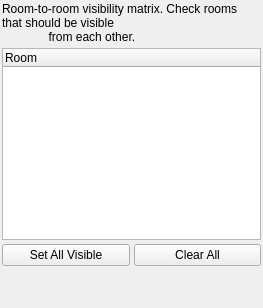
        <widget class="QWidget" name="visTab">
         <attribute name="title">
          <string>VIS</string>
         </attribute>
         <layout class="QVBoxLayout" name="visTabLayout">
          <property name="spacing">
           <number>4</number>
          </property>
          <property name="leftMargin">
           <number>2</number>
          </property>
          <property name="topMargin">
           <number>2</number>
          </property>
          <property name="rightMargin">
           <number>2</number>
          </property>
          <property name="bottomMargin">
           <number>2</number>
          </property>
          <item>
           <widget class="QLabel" name="visInfoLabel">
            <property name="text">
             <string>Room-to-room visibility matrix. Check rooms that should be visible
              from each other.</string>
            </property>
            <property name="wordWrap">
             <bool>true</bool>
            </property>
           </widget>
          </item>
          <item>
           <widget class="QTreeWidget" name="visMatrix">
            <property name="headerHidden">
             <bool>false</bool>
            </property>
            <column>
             <property name="text">
              <string>Room</string>
             </property>
            </column>
           </widget>
          </item>
          <item>
           <layout class="QHBoxLayout" name="visButtonsLayout">
            <item>
             <widget class="QPushButton" name="visSetAllButton">
              <property name="text">
               <string>Set All Visible</string>
              </property>
             </widget>
            </item>
            <item>
             <widget class="QPushButton" name="visClearAllButton">
              <property name="text">
               <string>Clear All</string>
              </property>
             </widget>
            </item>
           </layout>
          </item>
          <item>
           <spacer name="visTabSpacer">
            <property name="orientation">
             <enum>Qt::Vertical</enum>
            </property>
            <property name="sizeHint" stdset="0">
             <size>
              <width>20</width>
              <height>40</height>
             </size>
            </property>
           </spacer>
          </item>
         </layout>
        </widget>
